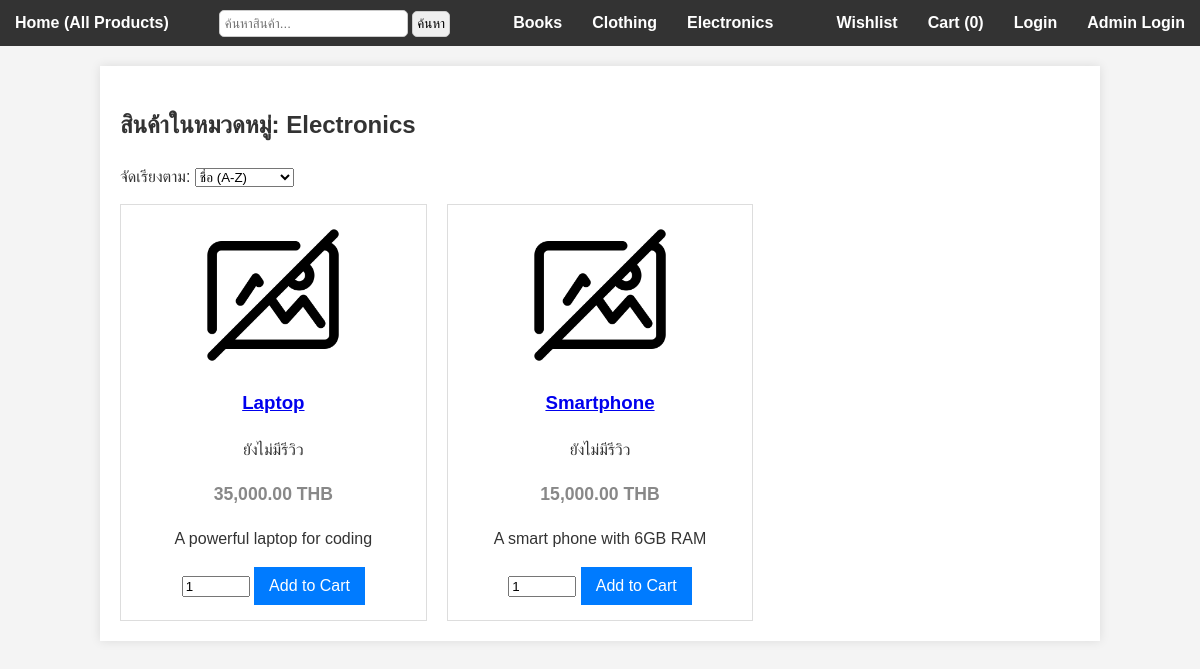
/category.php?id=1, run on the app's committed database.
### tables this page shows
CREATE TABLE `categories` (
  `id` INT AUTO_INCREMENT PRIMARY KEY,
  `name` VARCHAR(100) NOT NULL
);

CREATE TABLE `products` (
  `id` INT AUTO_INCREMENT PRIMARY KEY,
  `category_id` INT NOT NULL,
  `name` VARCHAR(255) NOT NULL,
  `description` TEXT,
  `price` DECIMAL(10, 2) NOT NULL,
  `image_url` VARCHAR(255) DEFAULT 'images/no_photo.png',
  FOREIGN KEY (`category_id`) REFERENCES `categories`(`id`)
    ON DELETE CASCADE ON UPDATE CASCADE
);

### category.php (the view, shortened to what this page needs)
<?php
include 'db.php';
$category_id = (int)$_GET['id'];
$categories_result = mysqli_query($db, "SELECT * FROM categories ORDER BY name");
$cat_stmt = mysqli_prepare($db, "SELECT name FROM categories WHERE id = ?");
mysqli_stmt_bind_param($cat_stmt, "i", $category_id);
mysqli_stmt_execute($cat_stmt);
$category_info_result = mysqli_stmt_get_result($cat_stmt);
$category_info = mysqli_fetch_assoc($category_info_result);
$category_name = $category_info['name'];
$sort = $_GET['sort'] ?? '';
$order_sql = "ORDER BY p.name ASC";
switch ($sort) {
    case 'name_asc':
    default:
        $order_sql = "ORDER BY p.name ASC";
        break;
}
$sql = "
    SELECT
        p.*,
        ROUND(AVG(r.rating), 1) AS avg_rating,
        COUNT(r.id) AS review_count
    FROM products p
    LEFT JOIN reviews r ON p.id = r.product_id
    WHERE p.category_id = ?
    GROUP BY p.id
    $order_sql
";
$stmt = mysqli_prepare($db, $sql);
mysqli_stmt_bind_param($stmt, "i", $category_id);
mysqli_stmt_execute($stmt);
$products_result = mysqli_stmt_get_result($stmt);
?>
<!DOCTYPE html>
<html lang="th">
<head>
    <link rel="stylesheet" href="style.css">
</head>
<body>
    <?php include 'frontend_nav.php'; ?>
    <div class="container">
        <h2>สินค้าในหมวดหมู่: <?= htmlspecialchars($category_name); ?></h2>
        <form method="get" style="margin-bottom:15px;">
            <label>จัดเรียงตาม:</label>
            <select name="sort" onchange="this.form.submit()">
                <option value="name_asc" <?= $sort == 'name_asc' ? 'selected' : '' ?>>ชื่อ (A-Z)</option>
            </select>
        </form>
        <div class="product-grid">
            <?php if (mysqli_num_rows($products_result) > 0): ?>
                <?php while ($product = mysqli_fetch_assoc($products_result)): ?>
                    <div class="product-card">
                        <a href="product_view.php?id=<?= $product['id']; ?>">
                            <img src="<?= htmlspecialchars($product['image_url']); ?>"
                                alt="<?= htmlspecialchars($product['name']); ?>">
                        </a>
                        <h3>
                            <a href="product_view.php?id=<?= $product['id']; ?>">
                                <?= htmlspecialchars($product['name']); ?>
                            </a>
                        </h3>
                        <?php if ($product['review_count'] > 0): ?>
                            <p>คะแนนเฉลี่ย: <?= $product['avg_rating']; ?>/5 (<?= $product['review_count']; ?> รีวิว)</p>
                        <?php else: ?>
                            <p>ยังไม่มีรีวิว</p>
                        <?php endif; ?>
                        <p class="price"><?= number_format($product['price'], 2); ?> THB</p>
                        <p><?= htmlspecialchars($product['description']); ?></p>
                        <form action="cart_process.php" method="POST">
                            <input type="number" name="quantity" value="1" min="1" max="<?= $product['stock']; ?>" style="width: 60px;">
                            <button type="submit" name="add_to_cart" class="btn">Add to Cart</button>
                        </form>
                    </div>
                <?php endwhile; ?>
            <?php else: ?>
                <p>ไม่พบสินค้าในหมวดหมู่นี้</p>
            <?php endif; ?>
        </div>
    </div>
</body>
</html>

### frontend_nav.php (shortened to what this page needs)
<nav>
    <ul>
        <li style="float: left;"><a href="index.php">Home (All Products)</a></li>
        <li style="float: left;">
            <form action="search.php" method="get" style="display:inline-block; margin-left:20px;">
                <input class="box" type="text" name="query" placeholder="ค้นหาสินค้า..." required>
                <button class="search-box" type="submit">ค้นหา</button>
            </form>
        </li>
        <?php
        if (isset($categories_result)) {
            mysqli_data_seek($categories_result, 0);
            while ($cat = mysqli_fetch_assoc($categories_result)) {
                echo '<li><a href="category.php?id=' . $cat['id'] . '">' . htmlspecialchars($cat['name']) . '</a></li>';
            }
        }
        $cart_count = 0;
        if (isset($_SESSION['user'])):
        ?>
            <li style="float: right;"><a href="profile.php">Profile</a></li>
            <li style="float: right;"><a href="cart_view.php">Cart (<?php echo $cart_count; ?>)</a></li>
            <li style="float: right;"><a href="my_orders.php">History</a></li>
            <li style="float: right;"><a href="my_wishlist.php">Wishlist</a></li>
        <?php else: ?>
            <li style="float: right;"><a href="admin/index.php" target="_blank">Admin Login</a></li>
            <li style="float: right;"><a href="login.php">Login</a></li>
            <li style="float: right;"><a href="cart_view.php">Cart (<?php echo $cart_count; ?>)</a></li>
            <li style="float: right;"><a href="my_wishlist.php">Wishlist</a></li>
        <?php endif; ?>
    </ul>
</nav>

### style.css (style rules this page uses)
body { font-family: Arial, sans-serif; background-color: #f4f4f4; color: #333; line-height: 1.6; margin: 0; }
.container { width: 80%; margin: 20px auto; background: #fff; padding: 20px; box-shadow: 0 0 10px rgba(0, 0, 0, 0.1); }
nav { background: #333; color: #fff; padding: 10px 0; }
nav ul { list-style: none; padding: 0; margin: 0; text-align: center; }
nav ul li { display: inline; margin: 0 15px; }
nav ul li a { color: #fff; text-decoration: none; font-weight: bold; }
.product-grid { display: grid; grid-template-columns: repeat(auto-fill, minmax(250px, 1fr)); gap: 20px; }
.product-card { border: 1px solid #ddd; padding: 15px; text-align: center; }
.product-card img { max-width: 100%; height: 150px; object-fit: cover; }
.product-card h3 { margin-top: 10px; }
.product-card .price { color: #888; font-size: 1.1em; font-weight: bold; }
.btn { display: inline-block; background: #007BFF; color: #fff; padding: 10px 15px; border: none; cursor: pointer; text-decoration: none; font-size: 1em; }
.box { border: 1px solid #ccc; padding: 5px; border-radius: 5px; }
.search-box { border: 1px solid #ccc; padding: 4px; border-radius: 5px; }

### data on the page
categories: name "Books"
categories: name "Clothing"
categories: name "Electronics"
products: image_url (placeholder picture), name "Laptop", price "35,000.00", description "A powerful laptop for coding"
products: image_url (placeholder picture), name "Smartphone", price "15,000.00", description "A smart phone with 6GB RAM"

### other printed values
$cart_count "0"
